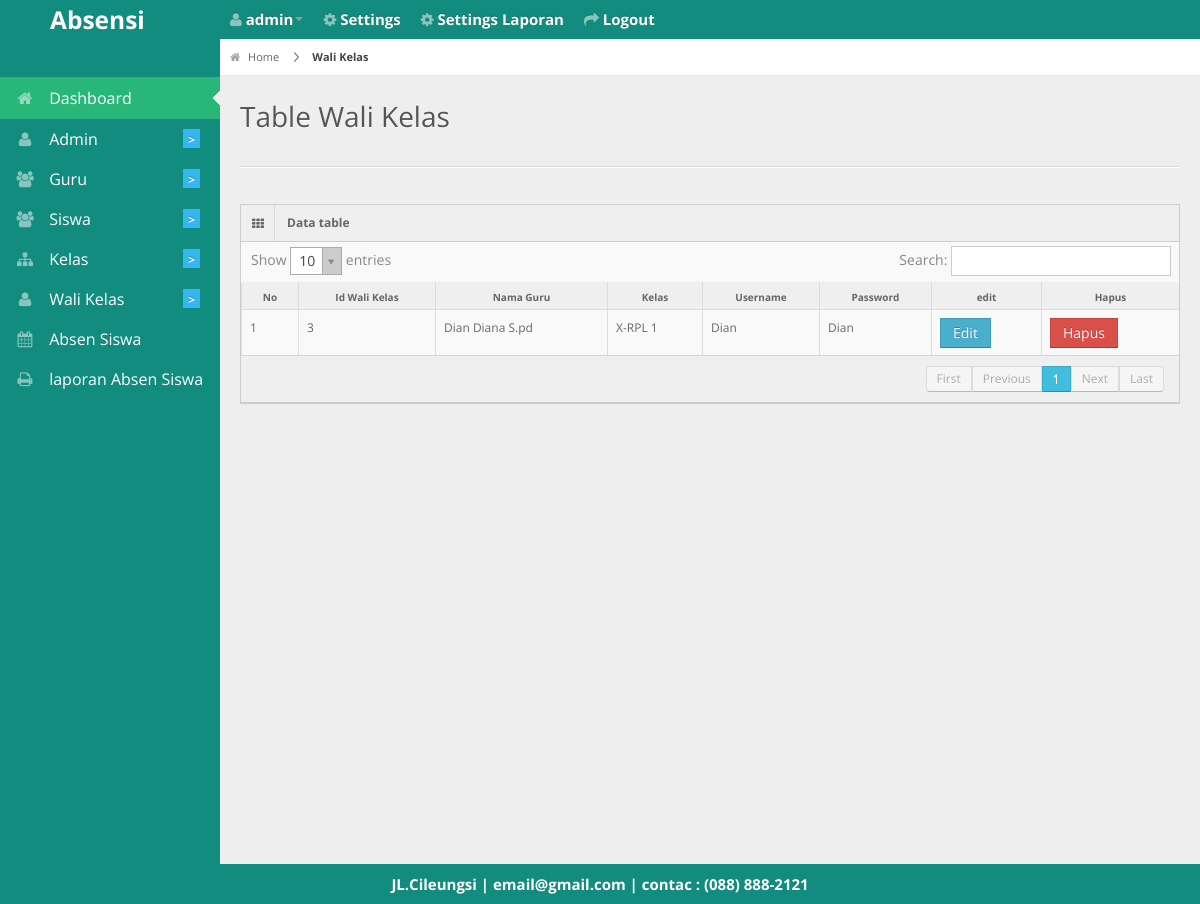
The app's page /admin/tablewali.php (signed in) with its own data.
### tables this page shows
CREATE TABLE `wali_kelas` (
  `id_wali` int(11) NOT NULL,
  `username` varchar(255) NOT NULL,
  `password` varchar(255) NOT NULL,
  `id_guru` int(11) NOT NULL,
  `id_kelas` int(11) NOT NULL
);

CREATE TABLE `guru` (
  `id_guru` int(11) NOT NULL,
  `nip` varchar(255) NOT NULL,
  `nuptk` varchar(255) NOT NULL,
  `nama` varchar(30) NOT NULL,
  `jenis_kelamin` varchar(1) NOT NULL,
  `status` varchar(20) NOT NULL,
  `alamat` varchar(50) NOT NULL,
  `jabatan` varchar(20) NOT NULL,
  `telepon` varchar(50) NOT NULL,
  `tgl_lahir` date NOT NULL
);

CREATE TABLE `kelas` (
  `id_kelas` int(11) NOT NULL,
  `nama_kelas` varchar(30) NOT NULL
);

CREATE TABLE `biodata` (
  `id_biodata` int(11) NOT NULL,
  `nama_sekolah` varchar(255) NOT NULL,
  `alamat` varchar(255) NOT NULL,
  `photo` varchar(255) NOT NULL,
  `email` varchar(255) NOT NULL,
  `telepon` varchar(20) NOT NULL,
  `kota` varchar(50) NOT NULL
);

### admin/tablewali.php (the view, shortened to what this page needs)
<?php
 include '../db/koneksi.php';
 include '../layout/header.php'; ?>
<div id="content">
  <div id="content-header">
    <div id="breadcrumb"> <a href="http://localhost/Tugas_Absen_siswa/<?php echo $_SESSION['akses']; ?>/" title="Go to Home" class="tip-bottom"><i class="icon-home"></i> Home</a>
      <a href="http://localhost/Tugas_Absen_siswa/admin/wali" class="current">Wali Kelas</a> </div>
    <h1>Table Wali Kelas</h1>
  </div>
  <div class="container-fluid">
    <hr>
    <div class="row-fluid">
      <div class="span12">
        <div class="widget-box">
          <div class="widget-title"> <span class="icon"><i class="icon-th"></i></span>
            <h5>Data table</h5>
          </div>
          <div class="widget-content nopadding">
            <table class="table table-bordered data-table">
              <thead>
                <tr>
                  <th>No</th>
                  <th>Id Wali Kelas</th>
                  <th>Nama Guru</th>
                  <th>Kelas</th>
                  <th>Username</th>
                  <th>Password</th>
                  <th>edit</th>
                  <th>Hapus</th>
              </tr>
              </thead>
              <tbody>
                <?php
                $query_tampil=mysqli_query($konek,"select * from guru JOIN wali_kelas ON guru.id_guru=wali_kelas.id_guru");
                $no=1; while ($data=mysqli_fetch_array($query_tampil)) {
                 ?>
                <tr class="gradeX">
                  <td><?php echo $no; ?></td>
                  <td><?php echo $data['id_wali']; ?></td>
                  <td><?php echo $data['nama']; ?></td>
                  <td><?php
                  $query_kelas=mysqli_query($konek,"SELECT nama_kelas FROM kelas WHERE id_kelas=$data[id_kelas]");
                  $data_kelas=mysqli_fetch_array($query_kelas);
                  echo $data_kelas['nama_kelas']; ?></td>
                  <td><?php echo $data['username']; ?></td>
                  <td><?php echo $data['password']; ?></td>
                  <td><a href="http://localhost/Tugas_Absen_siswa/admin/wali/edit/<?PHP echo $data['id_wali']?>"class="btn btn-info">Edit</a></td>
                  <td><a href="http://localhost/Tugas_Absen_siswa/admin/wali/hapus/<?PHP echo $data['id_wali']?>"class="btn btn-danger">Hapus</a></td>
                </tr>
                <?php $no++; } ?>
              </tbody>
            </table>
          </div>
        </div>
      </div>
    </div>
  </div>
</div>
<?php include '../layout/footer.php'; ?>

### layout/footer.php (shortened to what this page needs)
<div class="row-fluid">
  <div id="footer" class="span12"style="
    color: #fff;
    font-weight: bold;
    font-size: 15px;
">
     <?php echo "$header_photo[alamat] | $header_photo[email] | contac : $header_photo[telepon]"; ?> </div>
</div>
</body>
</html>

### css/matrix-style.css (style rules this page uses)
* { outline:none !important; -moz-outline: none !important; }
html, body { height:100% }
body { overflow-x: hidden; margin-top: -10px; font-family: 'Open Sans', sans-serif; font-size:12px; color:#666; }
a { color:#666; }
select, textarea, input[type="text"], input[type="password"], input[type="datetime"], input[type="datetime-local"], input[type="date"], input[type="month"], input[type="time"], input[type="week"], input[type="number"], input[type="email"], input[type="url"], input[type="search"], input[type="tel"], input[type="color"], .uneditable-input, .label, .dropdown-menu, .btn, .well, .progress, .table-bordered, .btn-group > .btn:first-child, .btn-group > .btn:last-child, .btn-group > .btn:last-child, .btn-group > .dropdown-toggle, .alert { border-radius:0px; }
.btn, textarea, input[type="text"], input[type="password"], input[type="datetime"], input[type="datetime-local"], input[type="date"], input[type="month"], input[type="time"], input[type="week"], input[type="number"], input[type="email"], input[type="url"], input[type="search"], input[type="tel"], input[type="color"], .uneditable-input { box-shadow:none; }
.progress, .progress-success .bar, .progress .bar-success, .progress-warning .bar, .progress .bar-warning, .progress-danger .bar, .progress .bar-danger, .progress-info .bar, .progress .bar-info, .btn, .btn-primary { background-image:none; }
#footer { padding:10px; text-align:center; }
hr { border-top-color:#dadada; }
#content { background: none repeat scroll 0 0 #eeeeee; margin-left: 220px; margin-right: 0; padding-bottom: 25px; position: relative; min-height:100%; width: auto; }
#content-header { position: abslute; width: 100%; margin-top: -38px; z-index: 20; }
#content-header h1 { color: #555555; font-size: 28px; font-weight: normal; float: none; text-shadow: 0 1px 0 #ffffff; margin-left: 20px; position: relative; }
#content-header h1, #content-header .btn-group { margin-top: 20px; }
#breadcrumb { background-color: #fff; border-bottom: 1px solid #e3ebed; }
#breadcrumb a { padding: 8px 20px 8px 10px; display: inline-block; background-image: url('../img/breadcrumb.png'); background-position: center right; background-repeat: no-repeat; font-size: 11px; color: #666666; }
#breadcrumb a:last-child { background-image:none; }
#breadcrumb a.current { font-weight: bold; color: #444444; }
#breadcrumb a i { margin-right: 5px; opacity: .6; }
.stat-boxes .peity_bar_good, .stat-boxes .peity_line_good, { color: #459D1C; }
.widget-box { background: none repeat scroll 0 0 #F9F9F9; border-left: 1px solid #CDCDCD; border-top: 1px solid #CDCDCD; border-right: 1px solid #CDCDCD; clear: both; margin-top: 16px; margin-bottom: 16px; position: relative; }
.widget-title, .modal-header, .table th, div.dataTables_wrapper .ui-widget-header { background:#efefef; border-bottom: 1px solid #CDCDCD; height: 36px; }
.widget-title span.icon { padding: 9px 10px 7px 11px; float: left; border-right:1px solid #dadada; }
.widget-title h5 { color: #666; float: left; font-size: 12px; font-weight: bold; padding: 12px; line-height: 12px; margin: 0; }
.widget-content { padding:15px; border-bottom: 1px solid #cdcdcd; }
.table th { height: auto; font-size: 10px; padding: 5px 10px 2px; border-bottom: 0; text-align: center; color: #666666; }
.nopadding { padding: 0 !important; }
.nopadding .table { margin-bottom: 0; }
.nopadding .table-bordered { border: 0; }

### css/matrix-media.css (style rules this page uses)
body { background: #128C7E; }

### records on screen
wali_kelas: id_wali "3", id_guru.nama "Dian Diana S.pd", id_kelas.nama_kelas "X-RPL 1", username "Dian", password "Dian"
biodata: alamat "JL.Cileungsi", email "email@gmail.com", telepon "(088) 888-2121"

### other values on screen
$_SESSION['username'] "admin"
